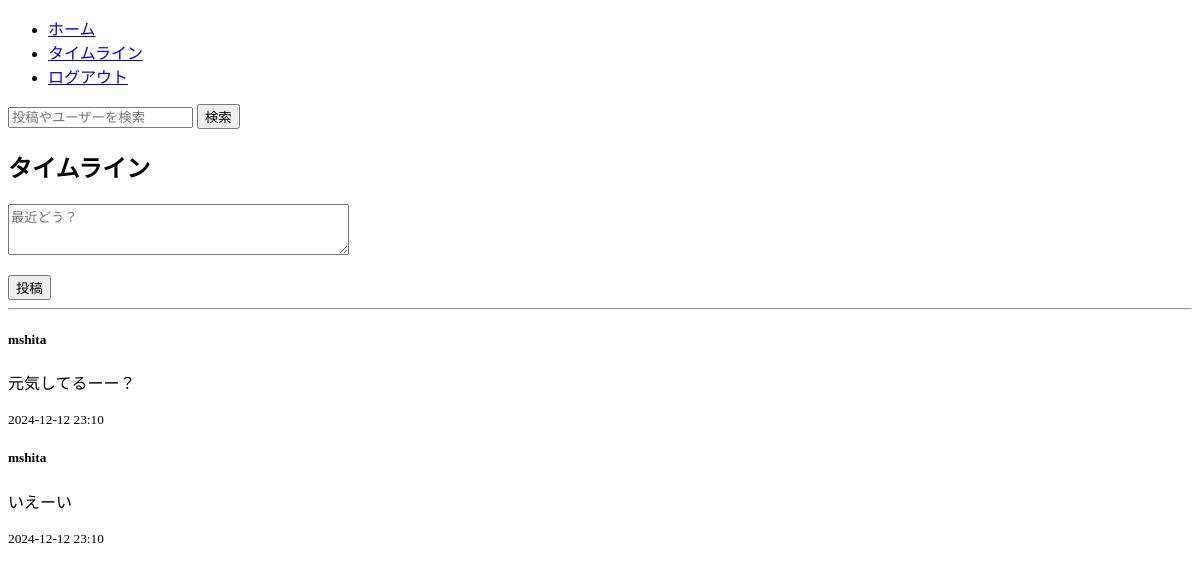
The page /timeline/ (signed in) on the database as committed earlier.
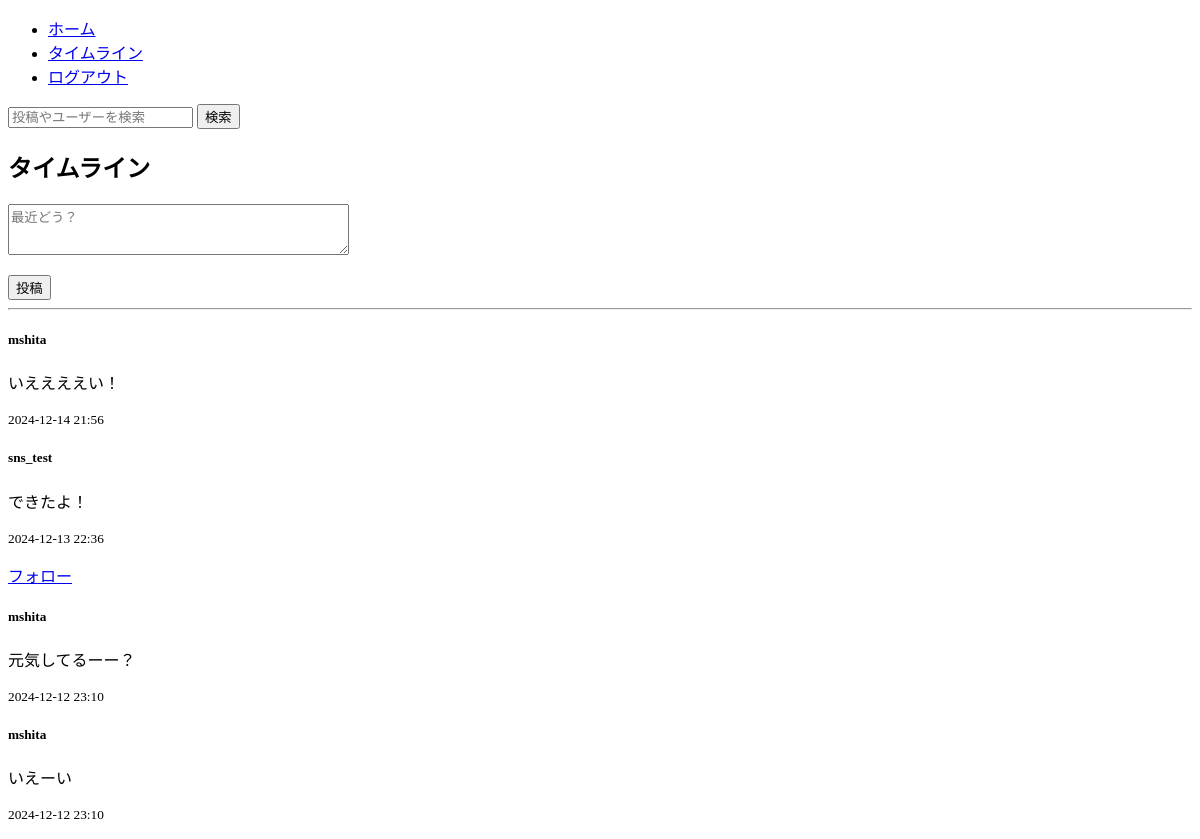
The same page on the database as committed later.
### timeline/models.py (models this page shows, shortened)
class Post(models.Model):
    user = models.ForeignKey(User, on_delete=models.CASCADE)
    content = models.TextField(max_length=280)
    created_at = models.DateTimeField(auto_now_add=True)

### timeline/views.py (the view, shortened to what this page needs)
# urls.py: path('timeline/', include('timeline.urls')),
@login_required
def timeline(request):
    posts = Post.objects.all().order_by('-created_at')
    posts_with_follow_status = []
    posts_with_follow_status = []
    for post in posts:
        is_following = post.user.followers.filter(
            follower=request.user).exists()
        is_following = post.user.followers.filter(
            follower=request.user).exists()
        posts_with_follow_status.append({
            'post': post,
            'is_following': is_following,
        })
    form = PostForm()
    return render(request, 'timeline/timeline.html', {'posts': posts, 'form': form})

### timeline/forms.py
class PostForm(forms.ModelForm):
    class Meta:
        model = Post
        fields = ['content']
        widgets = {
            'content': forms.Textarea(attrs={'rows': 3, 'placeholder': '最近どう？'}),
        }
        labels = {
            'content': '',
        }

### templates/timeline/timeline.html (shortened to what this page needs)
{% extends 'base.html' %}
{% load static %}
{% block content %}
<form method="get" action="{% url 'search_posts' %}" class="mb-3">
  <input type="text" name="q" class="form-control" placeholder="投稿やユーザーを検索">
  <button type="submit" class="btn btn-primary mt-2">検索</button>
</form>
<div class="container">
  <h2>タイムライン</h2>
  <form method="post">
    {{ form.as_p }}
    <button type="submit" class="btn btn-primary">投稿</button>
  </form>
  <hr>
  <div>
    {% for post in posts %}
    <div class="card mb-3">
      <div class="card-body">
        <h5 class="card-title">{{ post.user.username }}</h5>
        <p class="card-text">{{ post.content }}</p>
        <p class="card-text"><small class="text-muted">{{ post.created_at|date:"Y-m-d H:i" }}</small></p>
        {% if post.user != request.user %}
        {% if item.is_following %}
        <a href="{% url 'unfollow_user' post.user.id %}" class="btn btn-danger">アンフォロー</a>
        {% else %}
        <a href="{% url 'follow_user' post.user.id %}" class="btn btn-success">フォロー</a>
        {% endif %}
        {% endif %}
      </div>
    </div>
    {% endfor %}
  </div>
</div>
{% endblock %}

### templates/base.html (shortened to what this page needs)
<!DOCTYPE html>
<html lang="ja">
<head>
</head>
<body>
  <header>
    <nav>
      <ul>
        <li><a href="/">ホーム</a></li>
        <li><a href="/timeline/">タイムライン</a></li>
        <li><a href="/accounts/logout/">ログアウト</a></li>
      </ul>
    </nav>
  </header>
  <main>
    {% block content %}
    {% endblock %}
  </main>
</body>
</html>

Rows that differ between the two databases and show on the page:
added Post: user.username "mshita", content "いええええい！", created_at "2024-12-14 21:56"
added Post: user.username "sns_test", content "できたよ！", created_at "2024-12-13 22:36", shows "フォロー"
